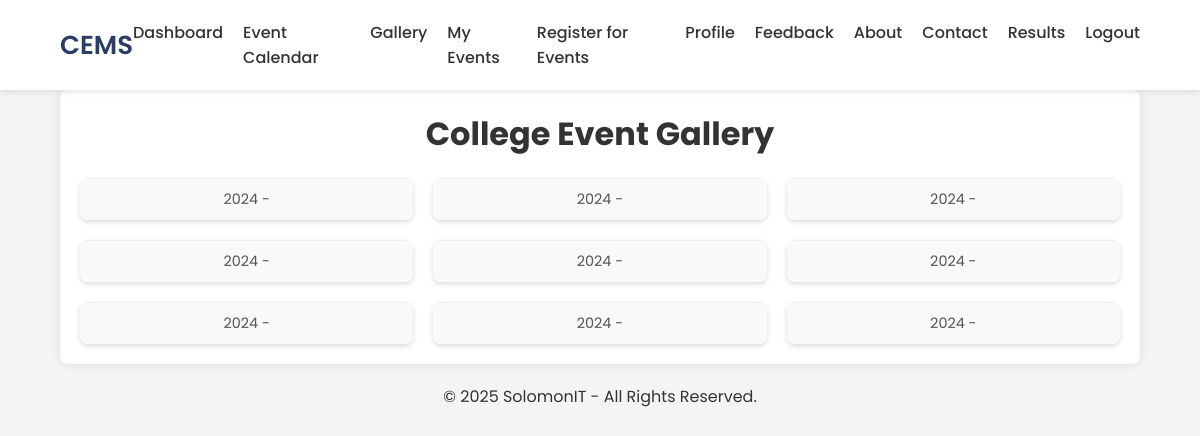
/gallery.php, run on the app's committed database.
### tables this page shows
CREATE TABLE `gallery_images` (
  `id` int NOT NULL AUTO_INCREMENT,
  `year` int NOT NULL,
  `image_path` varchar(255) NOT NULL,
  `description` varchar(255) DEFAULT NULL,
  PRIMARY KEY (`id`)
);

### gallery.php (the view, shortened to what this page needs)
<?php
include "config.php";
?>
<!DOCTYPE html>
<html lang="en">
<head>
</head>
<body>
    <?php include "navbar.php"; ?>
    <div class="gallery-container">
        <h1>College Event Gallery</h1>
        <div class="gallery">
            <?php
            $sql = "SELECT * FROM gallery_images ORDER BY year DESC";
            $result = mysqli_query($conn, $sql);
            if (mysqli_num_rows($result) > 0) {
                while ($row = mysqli_fetch_assoc($result)) {
                    echo '<div class="gallery-item">';
                    echo '<div class="image-description">';
                    echo htmlspecialchars($row['year']) . ' - ' . htmlspecialchars($row['description']);
                    echo '</div>';
                    echo '</div>';
                }
            } else {
                echo "<p>No images uploaded yet.</p>";
            }
            ?>
        </div>
    </div>
    <footer>
        <p>© 2025 SolomonIT - All Rights Reserved.</p>
    </footer>
</body>
</html>

### gallery.php (style rules this page uses)
body { font-family: 'Poppins', sans-serif; background-color: #f4f4f4; color: #333; margin: 0; padding: 0; display: flex; flex-direction: column; align-items: center; min-height: 100vh; }
.gallery-container { width: 90%; max-width: 1200px; background-color: #fff; border-radius: 8px; box-shadow: 0 0 10px rgba(0, 0, 0, 0.1); padding: 20px; margin-bottom: 20px; }
h1 { text-align: center; margin-bottom: 20px; color: #333; }
.gallery { display: grid; grid-template-columns: repeat(auto-fit, minmax(250px, 1fr)); gap: 20px; }
.gallery-item { border-radius: 8px; overflow: hidden; box-shadow: 0 2px 5px rgba(0, 0, 0, 0.15); transition: transform 0.3s ease; }
.image-description { padding: 10px; text-align: center; background-color: #f9f9f9; border-top: 1px solid #eee; font-size: 0.9em; color: #555; }

### navbar.php (style rules this page uses)
* { margin: 0; padding: 0; box-sizing: border-box; font-family: 'Poppins', sans-serif; }

### data on the page
gallery_images: year "2024"
gallery_images: year "2024"
gallery_images: year "2024"
gallery_images: year "2024"
gallery_images: year "2024"
gallery_images: year "2024"
gallery_images: year "2024"
gallery_images: year "2024"
gallery_images: year "2024"
